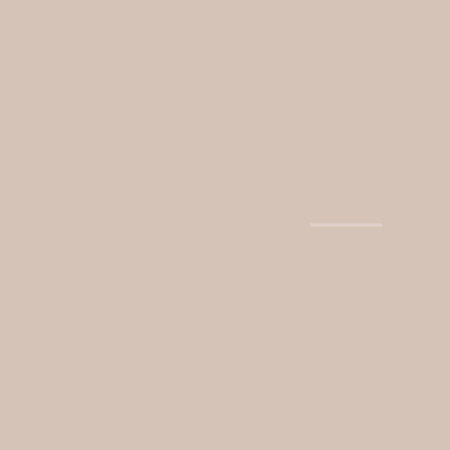
Frame 1 (no input)
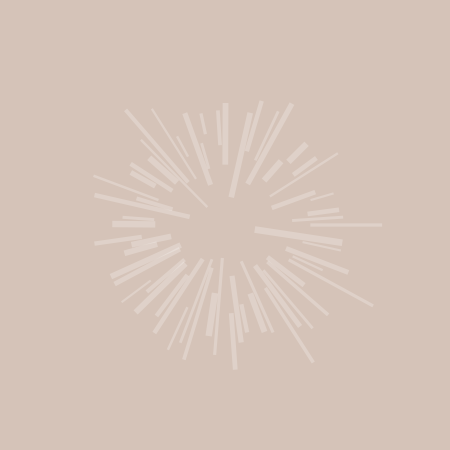
Frame 60 (the mouse pressed at the canvas centre just before this capture)
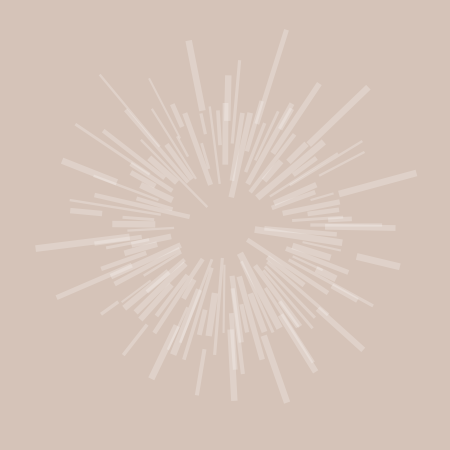
Frame 120 (the mouse held since frame 60 and released just before this capture)

The Processing sketch that drew these frames (run headless with seeded random() and noise(); from frame 60 on, the mouse is pressed at the canvas centre):

// Processing sketch: processing_55132
// ── processing_55132.pde

float turn =0;
float noiseNum = 0;
 
void setup() {
  size(450,450);
  background(#d5c3b8);
  smooth();
   
};
 
void draw() {
  pushMatrix();
  translate(width/2,height/2);
  rotate(turn);
   
  float end =noise(noiseNum) * 200;
  noiseNum = noiseNum + .02;
   
  noStroke();
  fill(255,60);
  line(0,0,end,10);
  rectMode(CENTER);
  rect(end,0,random(20,100),random(2,7));
   
  turn = turn + 0.5;
  popMatrix();
}
